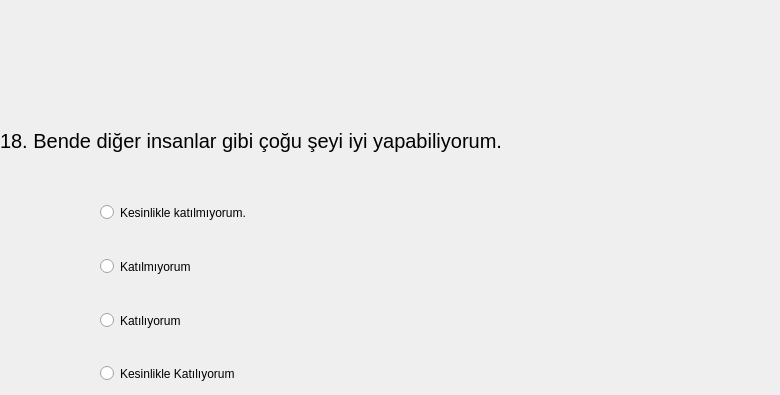
   <widget class="QWidget" name="tab_18">
    <attribute name="title">
     <string>Page</string>
    </attribute>
    <widget class="QLabel" name="label_Q14">
     <property name="geometry">
      <rect>
       <x>0</x>
       <y>100</y>
       <width>771</width>
       <height>81</height>
      </rect>
     </property>
     <property name="font">
      <font>
       <pointsize>15</pointsize>
      </font>
     </property>
     <property name="text">
      <string>18. Bende diğer insanlar gibi çoğu şeyi iyi yapabiliyorum.</string>
     </property>
    </widget>
    <widget class="QRadioButton" name="A1_radioButton_Q14">
     <property name="geometry">
      <rect>
       <x>100</x>
       <y>200</y>
       <width>197</width>
       <height>25</height>
      </rect>
     </property>
     <property name="text">
      <string>Kesinlikle katılmıyorum.</string>
     </property>
    </widget>
    <widget class="QRadioButton" name="A2_radioButton_Q14">
     <property name="geometry">
      <rect>
       <x>100</x>
       <y>254</y>
       <width>120</width>
       <height>25</height>
      </rect>
     </property>
     <property name="text">
      <string>Katılmıyorum</string>
     </property>
    </widget>
    <widget class="QRadioButton" name="A3_radioButton_Q14">
     <property name="geometry">
      <rect>
       <x>100</x>
       <y>308</y>
       <width>106</width>
       <height>25</height>
      </rect>
     </property>
     <property name="text">
      <string>Katılıyorum</string>
     </property>
    </widget>
    <widget class="QRadioButton" name="A4_radioButton_Q14">
     <property name="geometry">
      <rect>
       <x>100</x>
       <y>361</y>
       <width>180</width>
       <height>25</height>
      </rect>
     </property>
     <property name="text">
      <string>Kesinlikle Katılıyorum</string>
     </property>
    </widget>
   </widget>
